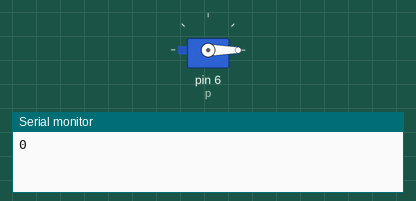
Simulated run of this sketch. Board: Arduino Uno, built with avr-gcc and run on an emulated ATmega328P. On the bench: servo, the last lines printed to the serial monitor.

Above: at 0.1 s.
At 19.6 s:
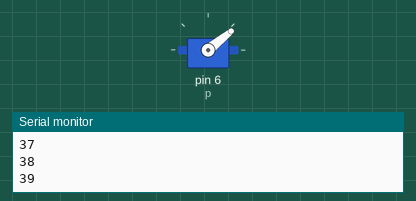
At 29.1 s:
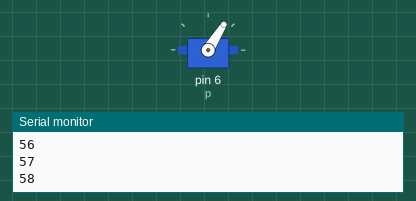
At 39.1 s:
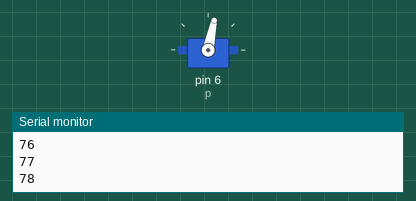
Timing chart, 0 to 40.0 s (numbered marks = the images above):
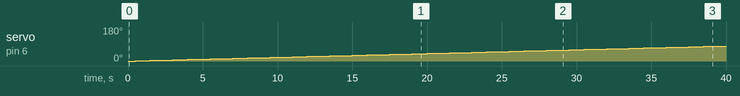

The sketch:

continuous.ino
```cpp
#include <Servo.h>
Servo bobbin;
int p = 6;
void setup() {
  // put your setup code here, to run once:
  bobbin.attach(p);
  Serial.begin(9600);
}

void loop() {
  for(int g=0;g<225;g++) {

    bobbin.write(g);
    Serial.println(g);
    delay(500);

  }
  // put your main code here, to run repeatedly:

}
```

Measured:
- by itself, servo on pin 6 (p): moves from 0° to 79° over 39.0 s
